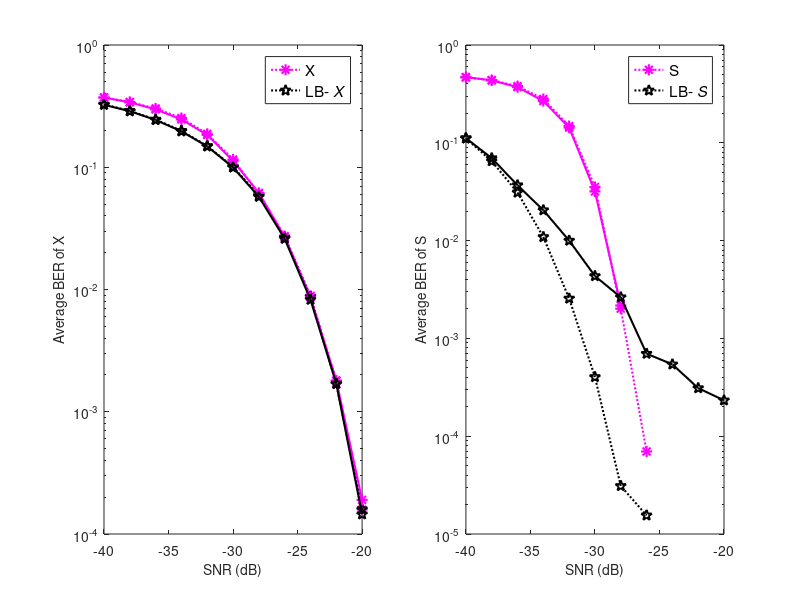

Write MATLAB code to recreate this figure.
clc;    
clear;
close all

marker_size = 8;
line_width = 1.5;
plot_chr = {'b-','m--','k-','g-.','c--','r-.'};
plot_char2 = {'b<','m*','ko','gp','cd','r>'};

%plot(rmse_revd_time,rmse_revd,'--','Color',[0.6 0.2 0],'LineWidth',line_width,'MarkerSize',marker_size)

x=[ 0 : 1 : 15];

% N=128,K=20   p=0.3
%EM = 10;
% SNR = [-40 : 2 : -20];
% x = [ 3.724645e-01  3.429860e-01  3.066305e-01  2.642760e-01  2.120515e-01  1.509630e-01  9.088900e-02  4.248700e-02  1.436200e-02  3.859000e-03  8.025000e-04   ];
% s = [ 4.736977e-01  4.589147e-01  4.250775e-01  3.638527e-01  2.612558e-01  1.342713e-01  3.889922e-02  3.705426e-03  1.782946e-04  4.651163e-05  0.000000e+00 ];
% 
% x_LB = [ 3.261260e-01  2.889940e-01  2.456500e-01  1.987800e-01  1.492665e-01  1.007885e-01  5.865000e-02  2.671100e-02  8.729000e-03  1.688500e-03  1.595000e-04];
% s_LB = [ 1.107907e-01  6.506977e-02  3.103101e-02  1.088372e-02  2.558140e-03  4.031008e-04  3.100775e-05  1.550388e-05  0.000000e+00  0.000000e+00  0.000000e+00  ];

% EM = 20;
SNR = [-40 : 2 : -20];
x = [ 3.724385e-01  3.415290e-01  3.025175e-01  2.527945e-01  1.876005e-01  1.158310e-01  6.106700e-02  2.731000e-02  8.874000e-03  1.782500e-03  1.585000e-04 ];
s = [ 4.650388e-01  4.378450e-01  3.799845e-01  2.805349e-01  1.484264e-01  3.531783e-02  2.015504e-03  6.976744e-05  0.000000e+00  0.000000e+00  0.000000e+00 ];

x_opt = [3.715700e-01  3.398200e-01  2.972100e-01  2.460050e-01  1.837700e-01  1.126500e-01  6.167000e-02  2.696500e-02  8.620000e-03  1.805000e-03  1.900000e-04  ];
s_opt = [4.703101e-01  4.341860e-01  3.710078e-01  2.674419e-01  1.428682e-01  3.178295e-02  2.170543e-03  0.000000e+00  0.000000e+00  0.000000e+00  0.000000e+00  ];

x_LB = [ 3.261260e-01  2.889940e-01  2.456500e-01  1.987800e-01  1.492665e-01  1.007885e-01  5.865000e-02  2.671100e-02  8.729000e-03  1.688500e-03  1.595000e-04];
s_LB = [ 1.107907e-01  6.506977e-02  3.103101e-02  1.088372e-02  2.558140e-03  4.031008e-04  3.100775e-05  1.550388e-05  0.000000e+00  0.000000e+00  0.000000e+00  ];

x_opt_LB = [3.243700e-01  2.874000e-01  2.436800e-01  1.966650e-01  1.481750e-01  9.964000e-02  5.737500e-02  2.602500e-02  8.255000e-03  1.700000e-03  1.450000e-04  ];
s_opt_LB = [1.116279e-01  6.961240e-02  3.682171e-02  2.046512e-02  1.000000e-02  4.341085e-03  2.635659e-03  6.976744e-04  5.426357e-04  3.100775e-04  2.325581e-04  ];

%figure(1)
subplot(121)
semilogy(SNR,x,':m*','LineWidth',line_width,'MarkerSize',marker_size);
 hold on
 semilogy(SNR,x_LB,':kp','LineWidth',line_width,'MarkerSize',marker_size);
 hold on
 semilogy(SNR,x_opt,'-m*','LineWidth',line_width,'MarkerSize',marker_size);
 hold on
 semilogy(SNR,x_opt_LB,'-kp','LineWidth',line_width,'MarkerSize',marker_size);
legend_char = { 'X','LB-{\bf{\it X}}',};
  legend(legend_char,'fontsize',11)
  xlabel('SNR (dB)','fontsize',10)
%ylabel('Normalized MSE of H','fontsize',14)
ylabel('Average BER of X','fontsize',10)
 
 subplot(122)
 semilogy(SNR,s,':m*','LineWidth',line_width,'MarkerSize',marker_size);
 hold on
 semilogy(SNR,s_LB,':kp','LineWidth',line_width,'MarkerSize',marker_size);
 hold on
 semilogy(SNR,s_opt,'-m*','LineWidth',line_width,'MarkerSize',marker_size);
 hold on
 semilogy(SNR,s_opt_LB,'-kp','LineWidth',line_width,'MarkerSize',marker_size);
 
 %axis([5  15  0.0000099   1]);
 % axis([0  15  0.06   1]);
 legend_char = { 'S','LB-{\bf{\it S}}',};
  legend(legend_char,'fontsize',11)
 xlabel('SNR (dB)','fontsize',10)
%ylabel('Normalized MSE of H','fontsize',14)
ylabel('Average BER of S','fontsize',10)







 